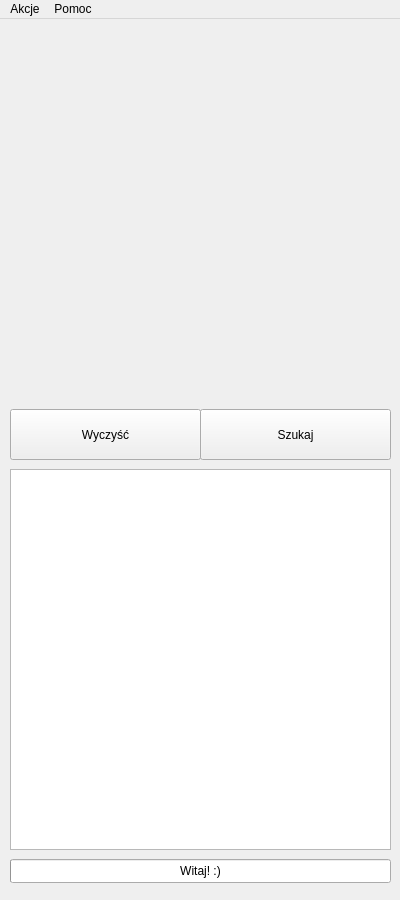
<?xml version="1.0" encoding="UTF-8"?>
<ui version="4.0">
 <class>MainWindow</class>
 <widget class="QMainWindow" name="MainWindow">
  <property name="geometry">
   <rect>
    <x>0</x>
    <y>0</y>
    <width>400</width>
    <height>900</height>
   </rect>
  </property>
  <property name="windowTitle">
   <string>Słowotok Cheat</string>
  </property>
  <widget class="QWidget" name="centralwidget">
   <widget class="QWidget" name="gridLayoutWidget">
    <property name="geometry">
     <rect>
      <x>9</x>
      <y>9</y>
      <width>381</width>
      <height>371</height>
     </rect>
    </property>
    <layout class="QGridLayout" name="charGrid">
     <property name="spacing">
      <number>16</number>
     </property>
    </layout>
   </widget>
   <widget class="QPushButton" name="searchButton">
    <property name="geometry">
     <rect>
      <x>200</x>
      <y>390</y>
      <width>191</width>
      <height>51</height>
     </rect>
    </property>
    <property name="text">
     <string>Szukaj</string>
    </property>
   </widget>
   <widget class="QPushButton" name="clearButton">
    <property name="geometry">
     <rect>
      <x>10</x>
      <y>390</y>
      <width>191</width>
      <height>51</height>
     </rect>
    </property>
    <property name="text">
     <string>Wyczyść</string>
    </property>
   </widget>
   <widget class="QListWidget" name="wordList">
    <property name="geometry">
     <rect>
      <x>10</x>
      <y>450</y>
      <width>381</width>
      <height>381</height>
     </rect>
    </property>
   </widget>
   <widget class="QProgressBar" name="progressBar">
    <property name="geometry">
     <rect>
      <x>10</x>
      <y>840</y>
      <width>381</width>
      <height>24</height>
     </rect>
    </property>
    <property name="font">
     <font>
      <weight>50</weight>
      <bold>false</bold>
     </font>
    </property>
    <property name="value">
     <number>0</number>
    </property>
    <property name="format">
     <string notr="true">Witaj! :)</string>
    </property>
   </widget>
  </widget>
  <widget class="QMenuBar" name="menuBar">
   <property name="geometry">
    <rect>
     <x>0</x>
     <y>0</y>
     <width>400</width>
     <height>27</height>
    </rect>
   </property>
   <widget class="QMenu" name="menuAction">
    <property name="title">
     <string>Akcje</string>
    </property>
    <addaction name="actionSearch"/>
    <addaction name="actionClear"/>
    <addaction name="separator"/>
    <addaction name="actionSaveResults"/>
    <addaction name="separator"/>
    <addaction name="actionOpenDictionary"/>
   </widget>
   <widget class="QMenu" name="menuPomoc">
    <property name="title">
     <string>Pomoc</string>
    </property>
    <addaction name="actionHowTo"/>
    <addaction name="actionAbout"/>
   </widget>
   <addaction name="menuAction"/>
   <addaction name="menuPomoc"/>
  </widget>
  <action name="actionSearch">
   <property name="text">
    <string>Szukaj</string>
   </property>
   <property name="shortcut">
    <string>Ctrl+F</string>
   </property>
  </action>
  <action name="actionClear">
   <property name="text">
    <string>Wyczyść</string>
   </property>
   <property name="shortcut">
    <string>Ctrl+C</string>
   </property>
  </action>
  <action name="actionSaveResults">
   <property name="text">
    <string>Zapisz wyniki do pliku</string>
   </property>
   <property name="shortcut">
    <string>Ctrl+S</string>
   </property>
  </action>
  <action name="actionOpenDictionary">
   <property name="text">
    <string>Otwórz inny słownik</string>
   </property>
   <property name="shortcut">
    <string>Ctrl+O</string>
   </property>
  </action>
  <action name="actionHowTo">
   <property name="text">
    <string>Jak używać?</string>
   </property>
  </action>
  <action name="actionAbout">
   <property name="text">
    <string>O programie</string>
   </property>
  </action>
 </widget>
 <tabstops>
  <tabstop>searchButton</tabstop>
  <tabstop>clearButton</tabstop>
  <tabstop>wordList</tabstop>
 </tabstops>
 <resources/>
 <connections/>
</ui>
